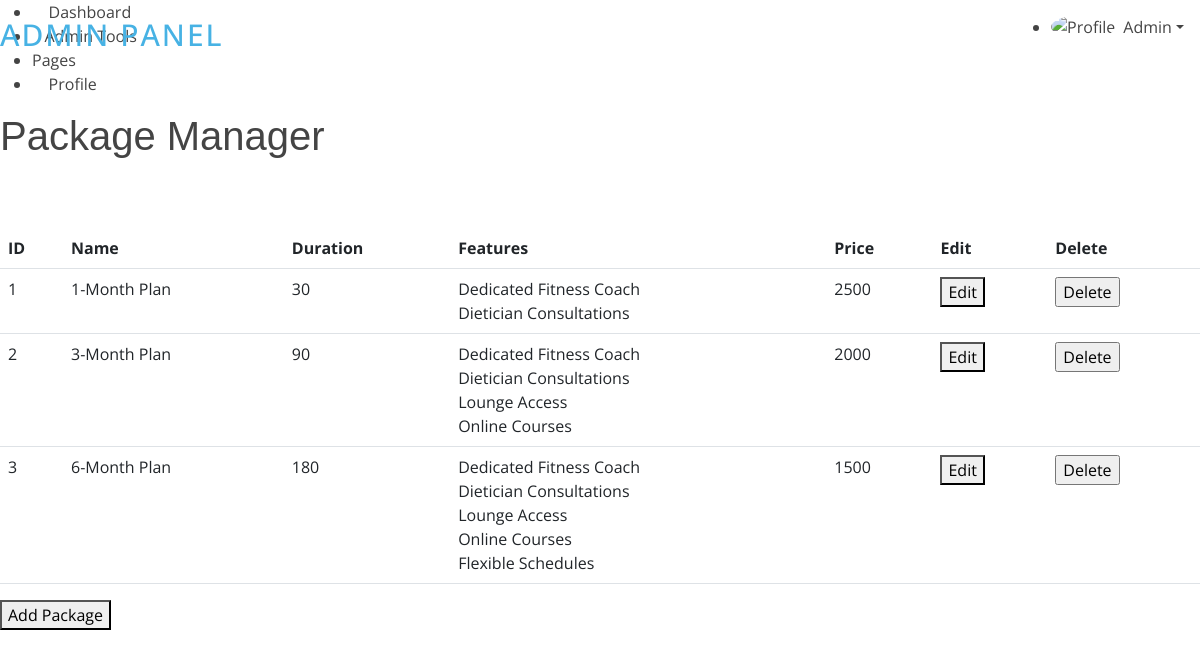
The app's page /admin/package (signed in) with its own data.
### app.py (models this page shows, shortened)
class Admin(db.Model,UserMixin):
    id   = db.Column(db.String(10), primary_key=True)
    name = db.Column(db.String(100))
    phone_number = db.Column(db.String(15))
    email = db.Column(db.String(100), nullable=False)
    password = db.Column(db.String(128), nullable=False)

class Package(db.Model):
    pkg_id = db.Column(db.Integer, primary_key=True, autoincrement=True)
    name = db.Column(db.String(20))
    duration = db.Column(db.Integer)
    feature_coach = db.Column(db.Boolean)
    feature_dietician = db.Column(db.Boolean)
    feature_lounge = db.Column(db.Boolean)
    feature_courses = db.Column(db.Boolean)
    feature_schedules = db.Column(db.Boolean)
    price = db.Column(db.Integer)

### app.py (the view)
@app.route("/admin/package")
def package_manager():
    admin = current_user
    if not isinstance(admin,Admin):
        return redirect(url_for('admin_login'))
    package_list = Package.query.all()
    return render_template('/admin/package.html',admin=admin,pkgs=package_list)

### app.py (called while the page is built)
@login_manager.user_loader
def load_user(user_id):
    admin = Admin.query.get(user_id)
    if admin is None:
        member = Members.query.get(user_id)
        if member is None:
            trainer = Trainers.query.get(user_id)
            return trainer  # Return the trainer user if found
        return member  # Return the regular member user if found
    return admin  # Return the admin user if found

### templates/admin/package.html (shortened to what this page needs)
{% extends "/admin/header.html" %}
{% block content %}
<div class="pagetitle">
  <h1>Package Manager</h1>
</div>
<section class="section dashboard">
  <div class="row">
    <div class="col">
      <table class="table">
        <thead>
          <tr>
            <th>ID</th>
            <th>Name</th>
            <th>Duration</th>
            <th>Features</th>
            <th>Price</th>
            <th>Edit</th>
            <th>Delete</th>
          </tr>
        </thead>
        <tbody>
          {% for pkg in pkgs %}
          <tr>
            <td id="pkgid">{{ pkg.pkg_id }}</td>
            <td>{{ pkg.name }}</td>
            <td>{{ pkg.duration }}</td>
            <td>
              {% if pkg.feature_coach %}Dedicated Fitness Coach<br>{% endif %}
              {% if pkg.feature_dietician %}Dietician Consultations<br>{% endif %}
              {% if pkg.feature_lounge %}Lounge Access<br>{% endif %}
              {% if pkg.feature_courses %}Online Courses<br>{% endif %}
              {% if pkg.feature_schedules %}Flexible Schedules<br>{% endif %}
            </td>
            <td>{{ pkg.price }}</td>
            <td><button id="{{pkg.pkg_id}}" onclick="editpkg(this.id)">Edit</button></td>
            <td>
              <form action="{{ url_for('delete_package') }}" method="post">
                <input type="submit" value="Delete"
                  onclick="return confirm('Are you sure you want to delete this entry?');" />
              </form>
            </td>
          </tr>
          {% endfor %}
        </tbody>
      </table>
    </div>
  </div>
  <div class="row">
    <div class="col-lg-4">
      <button id="addPackageButton">Add Package</button>
    </div>
  </div>
</section>
{% endblock %}

### templates/admin/header.html (shortened to what this page needs)
<!DOCTYPE html>
<html lang="en">
<head>
    <link href="/static/admin/assets/vendor/bootstrap/css/bootstrap.min.css" rel="stylesheet">
    <link href="/static/admin/assets/vendor/bootstrap-icons/bootstrap-icons.css" rel="stylesheet">
    <link href="/static/admin/assets/vendor/boxicons/css/boxicons.min.css" rel="stylesheet">
    <link href="/static/admin/assets/css/style.css" rel="stylesheet">
</head>
<body>
    <header id="header" class="header fixed-top d-flex align-items-center">
        <div class="d-flex align-items-center justify-content-between">
            <a href="{{url_for(('admin_panel'))}}" class="logo d-flex align-items-center">
                <span class="d-none d-lg-block">Admin Panel</span>
            </a>
            <i class="bi bi-list toggle-sidebar-btn"></i>
        </div>
        <nav class="header-nav ms-auto">
            <ul class="d-flex align-items-center">
                <li class="nav-item dropdown pe-3">
                    <a class="nav-link nav-profile d-flex align-items-center pe-0" href="#" data-bs-toggle="dropdown">
                        <img src="/static/admin/assets/img/messages-3.jpg" alt="Profile" class="rounded-circle">
                        <span class="d-none d-md-block dropdown-toggle ps-2">{{admin.name}}</span>
                    </a>
                </li>
            </ul>
        </nav>
    </header>
    <aside id="sidebar" class="sidebar">
        <ul class="sidebar-nav" id="sidebar-nav">
            <li class="nav-item">
                <a class="nav-link " href="{{url_for('admin_panel')}}">
                    <i class="bi bi-grid"></i>
                    <span>Dashboard</span>
                </a>
            </li>
            <li class="nav-item">
                <a class="nav-link collapsed" data-bs-target="#components-nav" data-bs-toggle="collapse" href="#">
                    <i class="bi bi-menu-button-wide"></i><span>Admin Tools</span><i
                        class="bi bi-chevron-down ms-auto"></i>
                </a>
            </li>
            <li class="nav-heading">Pages</li>
            <li class="nav-item">
                <a class="nav-link collapsed" href="#">
                    <i class="bi bi-person"></i>
                    <span>Profile</span>
                </a>
            </li>
        </ul>
    </aside>
    <main id="main" class="main">
        {% block content %}{% endblock %}
    </main>
</body>
</html>

### static/css/style.css (style rules this page uses)
body { font-family: "Open Sans", sans-serif; color: #444444; }
a { color: #47b2e4; text-decoration: none; }
h1, h2, h3, h4, h5, h6 { font-family: "Jost", sans-serif; }
#header { transition: all 0.5s; z-index: 997; padding: 15px 0; }
#header .logo { font-size: 30px; margin: 0; padding: 0; line-height: 1; font-weight: 500; letter-spacing: 2px; text-transform: uppercase; }
section { padding: 60px 0; overflow: hidden; }

### records on screen
Admin: name "Admin"
Package: pkg_id "1", name "1-Month Plan", duration "30", feature_coach "Dedicated Fitness Coach", feature_dietician "Dietician Consultations", price "2500"
Package: pkg_id "2", name "3-Month Plan", duration "90", feature_coach "Dedicated Fitness Coach", feature_dietician "Dietician Consultations", feature_lounge "Lounge Access", feature_courses "Online Courses", price "2000"
Package: pkg_id "3", name "6-Month Plan", duration "180", feature_coach "Dedicated Fitness Coach", feature_dietician "Dietician Consultations", feature_lounge "Lounge Access", feature_courses "Online Courses", feature_schedules "Flexible Schedules", price "1500"
